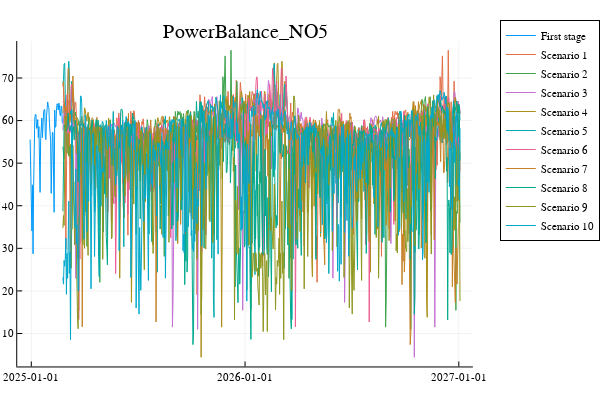
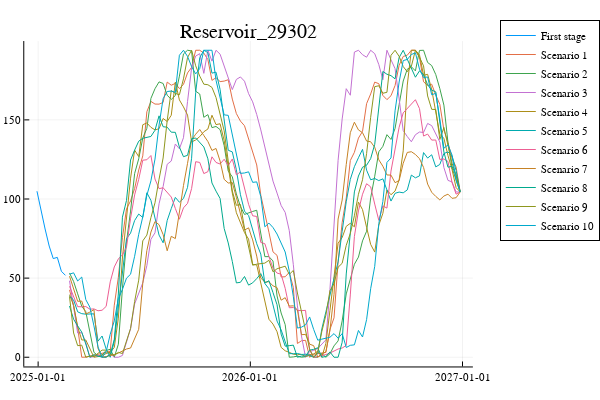
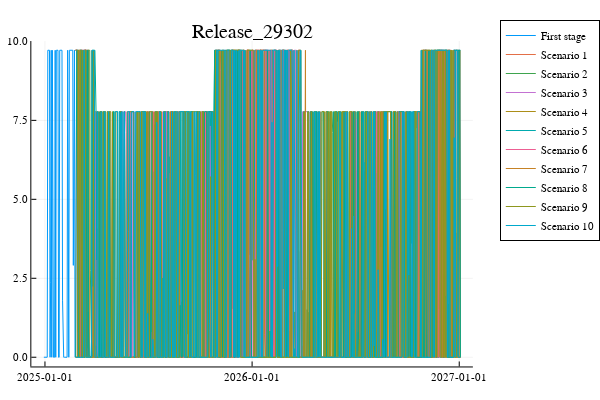

Here is the notebook cell these charts were saved with, in order:
### Code cell
concept = BALANCE_CONCEPT
instance = "PowerBalance_NO5"
id = Id(concept, instance)

plot_price(prob, id, t)

concept = STORAGE_CONCEPT
instance = "Reservoir_29302"
id = Id(concept, instance)

plot_var(prob, id, datayear)

concept = FLOW_CONCEPT
instance = "Release_29302"
id = Id(concept, instance)

plot_var(prob, id, datayear)
